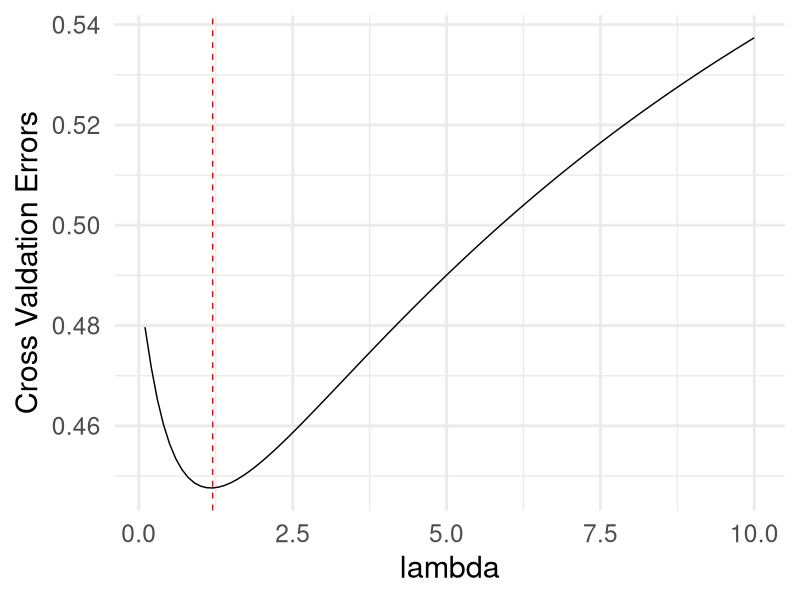

R code for this plot: (Note: this script raises an error after producing the figure.)
# Clear environment
rm(list=ls())
# Clear all plots
if(!is.null(dev.list())) dev.off()


#-----------------
# Load Libraries
#-----------------
library(ggplot2)
library(caret)


# Simulate a dataset
N     <- 50
set.seed(123)
x     <- runif(N, min=-1, max=1)
noise <- rnorm(N)   # need a different epsilon for each y
y     <- sin(pi*x) + noise





# Legendre polynomials
Legendre=function(x,q){     # q = order of the Legendre polynomial
  val=0
  for(k in 0:q){
    val=val+((x^k)*choose(q,k)*choose((q+k-1)/2,q))
  }
  return((2^q)*val)
}



# Transform input data:
z <- matrix(NA, nrow=length(x), ncol = 10)
for (i in 1:10) {
  z[,i] <- Legendre(x,i)
}


#------------------------------------
# Activation Functions
#------------------------------------
# Specify some appropriate activation functions:
# Hidden layers

# First Layer =  Output Layer 
sig1 = function(x)    
{
  x       # activation function
}



#------------------------------------
# Neural Net Function
#------------------------------------
# Write a function that evaluates a neural network. 
# Takes arguments:
# X     - Design matrix
# Y     - Response matrix
# theta - A vector of parameters: first the weights ordered by layer and index, then basis vectors
# nu    - A regularisation parameter 

neural_net = function(X,Y,theta,nu)
{
  # Infer dimensions:
  N = dim(X)[1]  # nxp design matrix
  p = dim(X)[2]  # number of parameters
  q = dim(Y)[2]  # dimension of response vector - here we have a single output per observation
  
  dims = c(p,q)
  
  # Populate weight and bias matrices:
  index = 1:(dims[1]*dims[2])             # indices for weight matrix 1:  1 to p*q
  W1    = matrix(theta[index],dims[1],dims[2])
  
  index = length(theta)           
  b1    = matrix(theta[index],dims[2],1)  # qx1 = 1x1
  
  ones = matrix(1,1,N)   # transpose of a column vector of 1s
  a0   = t(X)       
  
  # Evaluate the updating equation in matrix form
  a1 = sig1(t(W1)%*%a0+b1%*%ones)   # evaluating all observations SIMULTANEUOUSLY - the reason we're using matrix equations (so we can avoid loops)
  
  
  # Evaluate an appropriate objective function and return some predictions:
  # classification problem therefor use cross entropy objective
  # have to split calculation to avoid numerical underflow
  # NB this is not bulletpoof, numerical underflow can still happen!! We're just taking steps to try avoid it
  out        = t(a1)
  E1         <- 1/(2*N)*sum((Y-out)^2)
  E2         = E1 + nu/N*(sum(W1^2))
  
  # Return a list of relevant objects:
  return(list(out = out,a1 = a1, E1 = E1, E2 = E2))
}


# Tester 
X     = z
Y     = matrix(y, ncol = 1, nrow = length(y))
p     = dim(X)[2]
q     = dim(Y)[2]
(npars = p*q + q)
set.seed(123)
theta_rand = runif(npars, -1, 1)

res = neural_net(X,Y,theta_rand,nu=0)






#------------------------------------
# 10-FOLD CROSS-VALIDATION
#------------------------------------
ind <- 1:nrow(z)
set.seed(123)
gr1 <- sample(ind, nrow(z)*0.1)
gr2 <- sample(ind[-gr1], nrow(z)*0.1)
gr3 <- sample(ind[-c(gr1, gr2)], nrow(z)*0.1)
gr4 <- sample(ind[-c(gr1, gr2, gr3)], nrow(z)*0.1)
gr5 <- sample(ind[-c(gr1, gr2, gr3, gr4)], nrow(z)*0.1)
gr6 <- sample(ind[-c(gr1, gr2, gr3, gr4, gr5)], nrow(z)*0.1)
gr7 <- sample(ind[-c(gr1, gr2, gr3, gr4, gr5, gr6)], nrow(z)*0.1)
gr8 <- sample(ind[-c(gr1, gr2, gr3, gr4, gr5, gr6, gr7)], nrow(z)*0.1)
gr9 <- sample(ind[-c(gr1, gr2, gr3, gr4, gr5, gr6, gr7, gr8)], nrow(z)*0.1)
gr10 <- sample(ind[-c(gr1, gr2, gr3, gr4, gr5, gr6, gr7, gr8, gr9)], nrow(z)*0.1)

fold <- matrix(NA, nrow = nrow(z), ncol = 1)
fold[gr1]  <- 1
fold[gr2]  <- 2
fold[gr3]  <- 3
fold[gr4]  <- 4
fold[gr5]  <- 5
fold[gr6]  <- 6
fold[gr7]  <- 7
fold[gr8]  <- 8
fold[gr9]  <- 9
fold[gr10] <- 10

cv_data <- data.frame(z, fold)
cv_data$fold <- as.factor(cv_data$fold)




# define 10-fold cv function - outputs the the sum of the cv errors
cv <- function(cv_X,Y,theta,nu){
  val_err <- 0
  for (i in 1:10) {
    train_x <- cv_X[-which(cv_X$fold == i), -11]
    train_y <- matrix(Y[-which(cv_X$fold == i),], nrow = 45, ncol = 1)
    test_x  <- cv_X[which(cv_X$fold == i), -11]
    test_y  <- matrix(Y[which(cv_X$fold == i),], nrow = 5, ncol = 1)
    res     <- neural_net(train_x,train_y,theta_rand,nu=nu)
    
    # define objective function
    obj = function(pars)
    {
      res = neural_net(train_x,train_y,pars,nu=nu)
      return(res$E2)
    }
    
    # fit
    fit     <- nlm(obj,theta_rand)
    pred    <- neural_net(test_x,test_y,fit$estimate,nu=nu)
    val_err <- val_err + pred$E1
  }
  return(val_err/10)
}

cv(cv_data, Y, theta_rand, nu=2)


#------------------------------------
# Iterate for different nu's
#------------------------------------

nu_seq <- seq(0.1, 10, 0.1)
cv_errs <- matrix(NA, nrow = length(nu_seq), ncol=1)
for (i in 1:length(nu_seq)) {
  nu = nu_seq[i]
  er <- cv(cv_data, Y, theta_rand, nu=nu)
  cv_errs[i,1] <- er
}



#------------------------------------
# Plot
#------------------------------------

df <- data.frame(cv_errs, nu_seq)
(opt_nu <- df$nu_seq[which.min(df$cv_errs)])   # Optimal Nu



ggplot()+
  geom_line(df, mapping = aes(nu_seq, cv_errs))+
  geom_vline(xintercept=opt_nu, linetype="dashed", color="red")+
  scale_x_continuous("lambda")+
  scale_y_continuous("Cross Valdation Errors")+
  theme_minimal(base_size = 22)









#------------------------------------
# Plot Optimal Function
#------------------------------------



X     = z
Y     = matrix(y, ncol = 1, nrow = length(y))

# define objective function
obj = function(pars)
{
  res = neural_net(X,Y,pars,nu=opt_nu)
  return(res$E2)
}

# fit
fit     <- nlm(obj,theta_rand)

# Create sequence of input data
domain <- seq(-1, 1, 0.01)
z_dom <- matrix(NA, nrow=length(domain), ncol = 10)
for (i in 1:10) {
  z_dom[,i] <- Legendre(domain,i)
}


# Generate Predictions
pred <- neural_net(z_dom, matrix(1, nrow=nrow(z_dom), ncol=1),  # putting in a random Y because we're not interested in error
                   fit$estimate, nu=opt_nu)$out




target = sin(pi*domain)
df <- data.frame(domain, pred, target)
df <- pivot_longer(df, cols = 2:3, names_to = "Y", values_to = "Value")
df$Y <- as.factor(df$Y)
df
pointdata <- data.frame(x = x, y=y)
ggplot()+
  geom_line(df,mapping =aes(domain, Value, group=Y, color=Y))+
  geom_point(data = pointdata, mapping = aes(x = x, y = y))+
  scale_x_continuous("x")+
  scale_y_continuous("y")+
  theme_minimal(base_size = 22)









